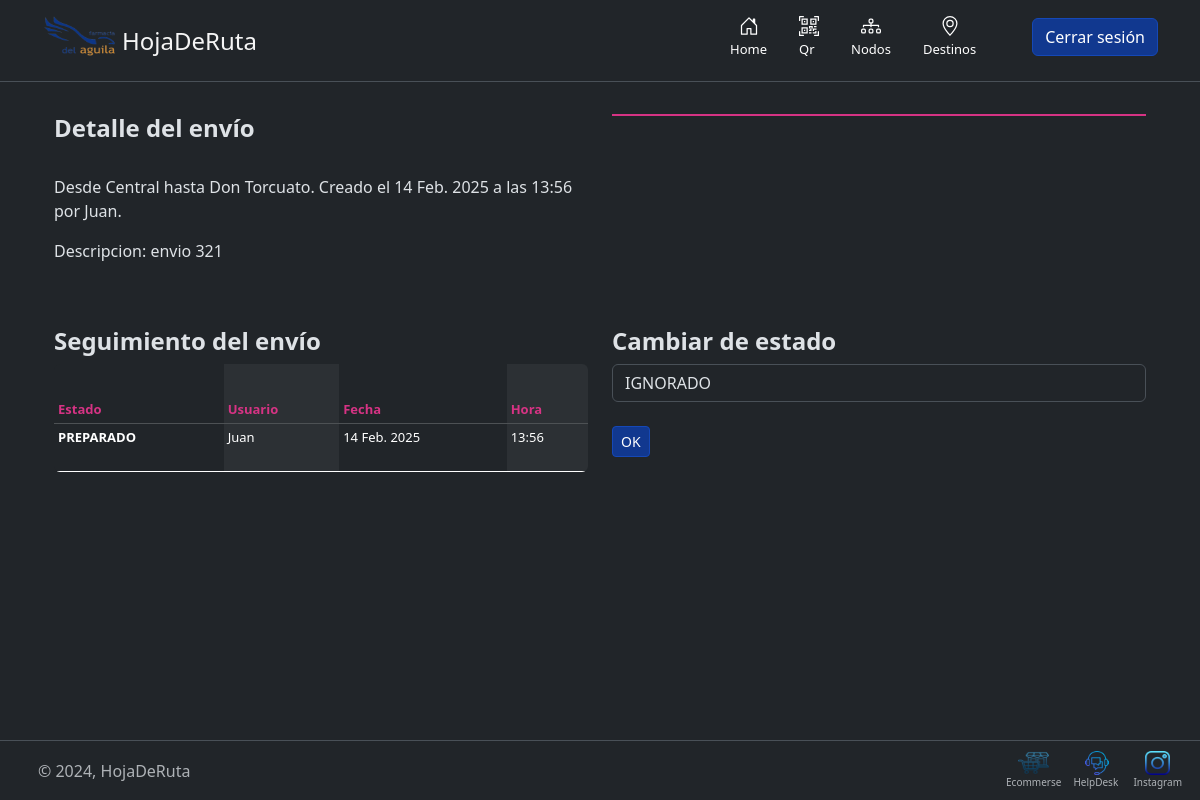
Page /47/ver (signed in) on the committed database.
### hojaderuta/models.py (models this page shows, shortened)
class Envio(models.Model):
    usuario= models.ForeignKey(User, on_delete=models.SET_NULL, null= True)
    origen = models.ForeignKey(Nodo, related_name='origen', on_delete=models.SET_NULL, null= True, blank= True)
    otro_origen = models.ForeignKey(Destino, related_name='otro_origen', on_delete=models.SET_NULL, null= True, blank= True)
    estado = models.ForeignKey(Estado, on_delete=models.SET_NULL, null= True,)
    destino = models.ForeignKey(Nodo, related_name= 'destino', on_delete=models.SET_NULL, null= True, blank= True)
    otro_destino = models.ForeignKey(Destino, related_name='otro_destino',  on_delete= models.SET_NULL, null= True, blank= True)
    descripcion = models.TextField(max_length=1000, help_text="Ingrese una breve descripción del envío.", null= False)
    fecha = models.DateField("Fecha de Creacion", null= True, blank=True, default= datetime.today().strftime("%Y-%m-%d"))
    hora = models.TimeField("Hora de Creacion", null= True, blank=True, default= time.strftime("%H:%M:%S", time.localtime()))
    class Meta:
        ordering = ["-id"]

class SeguimientoDeEnvio(models.Model):
    usuario= models.ForeignKey(User, on_delete=models.SET_NULL, null= True)
    envio = models.ForeignKey(Envio, on_delete=models.SET_NULL, null=True,)
    estado = models.ForeignKey(Estado, on_delete=models.SET_NULL, null= True,)
    fecha_de_modificacion = models.DateField(null=True, blank=True, default= datetime.today().strftime("%Y-%m-%d"))
    hora_de_modificacion = models.TimeField("Hora de modificacion", null= True, blank=True, default= time.strftime("%H:%M:%S", time.localtime()))
    class Meta:
        ordering = ["-fecha_de_modificacion"]

### nodos/models.py (models this page shows, shortened)
class Nodo(models.Model):
    nombre  = models.CharField(max_length=30)
    calle = models.CharField(max_length=30)
    numero = models.IntegerField(null= False)
    localidad = models.CharField(max_length=30)
    NumTelefonoRegex = RegexValidator(regex=r"^\+?1?\d{8,15}$")
    telefono = models.CharField(validators=[NumTelefonoRegex], max_length=16, unique=True)
    maps = models.TextField(max_length=1000, blank=True, null=True)
    estado = models.ForeignKey(Estado, on_delete= models.SET_NULL, null= True)
    def __str__(self):
        return self.nombre

### estados/models.py (models this page shows, shortened)
class Estado(models.Model):
    nombre= models.CharField(max_length=30, null= False)
    color= models.CharField(max_length=30, null= True, blank= True)
    def __str__(self):
        return '%s' %self.nombre

### link/models.py (models this page shows, shortened)
class Links(models.Model):
    nombre = models.CharField(max_length=100, null= False)
    url = models.URLField(max_length= 100, null= False)
    icono = models.ImageField(upload_to="iconos/%Y/%m/%d", blank=True, null=True)
    estado = models.ForeignKey(Estado, on_delete= models.SET_NULL, null= True)

### hojaderuta/views.py (the view)
# urls.py: path('<int:envio_id>/ver', usuario.ver_envio, name = 'ver_envio'),
    def ver_envio(self, request, envio_id):
        try:
            self.obtener_nodos(request)
            envio = self.envio.get(id = envio_id)
            if request.method == "POST":
                estado = request.POST.get("estado")
                envio.estado = self.estado.get( id= estado )
                envio.save()
            self.params['envio'] = envio
            return render( request, 'hojaderuta/detalle_envio.html', self.params )
        except:
            raise Http404

### hojaderuta/forms.py (shortened to what this page needs)
class EnvioForm(forms.ModelForm):
    class Meta:
        model = Envio
        widgets = {
            'origen': forms.Select(attrs={'class': 'form-select'}),
            'destino': forms.Select(attrs={'class': 'form-select'}),
            'descripcion': forms.Textarea(attrs={'class': 'form-control', 'style': 'height: 206px;'}),
        }
        fields = ['origen', 'destino' ,'descripcion']

### farmacia/models.py (called while the page is built)
    def obtener_nodos(self, request):
        try:
            perfil = self.perfil.get( usuario = request.user)
            self.params['perfil'] = perfil
            self.params['nodos_perfil'] = perfil.nodos.all()
        except:
            self.params['perfil'] = []
            self.params['nodos_perfil'] = []

### hojaderuta/templatetags/mi_templatetag.py (called while the page is built, shortened)
@register.filter(name= 'ver_destino')
def ver_destino(envio):
    if envio.destino == None:
        return envio.otro_destino
    else:
        return envio.destino

@register.filter(name= 'cambio_estado')
def cambio_estado(envio, perfil):
    if envio.origen in perfil:
        if envio.estado == parametro.preparado:
            return format_html(
                """
                    <select name="estado" class="form-control">
                        <option value="{}">{}</option>
                    </select>
                    <br>
                    <input type="submit" value="OK" class="btn btn-primary btn-sm" id="btn_ok">

                """, parametro.ignorado.id, parametro.ignorado.nombre )
        else:
            return format_html('<p>No hay cambios de estados disponibles</p>')
    else:
        return format_html('<p>No hay cambios de estados disponibles</p>')

### templates/hojaderuta/detalle_envio.html (shortened to what this page needs)
{% extends "layout.html" %}
{% load static %}
{% load mi_templatetag %}
{% load qr_code %}
{% block content %}
<div class="container">
    <br>
    <div class="row">
        <div class="col-xl-6 col-md-6 col-sm-12 col-xxl-6">
            <h4>
                <b>Detalle del envío</b>
            </h4>
            <br>
            <p>
                Desde {{ envio.origen }} hasta {{ envio|ver_destino }}. Creado el {{ envio.fecha }} a
                las {{ envio.hora }} por {{ envio.usuario }}.
            </p>
            <p>Descripcion: {{ envio.descripcion }}</p>
        </div>
        <div class="col-xl-6 col-md-6 col-sm-12 col-xxl-6">
            <div style="border: 1px solid #d63384;">
            </div>
        </div>
    </div>
    <br>
    <br>
    <div class="row">
        <div class="col-xl-6 col-md-6 col-sm-12 col-xxl-6">
            <h4>
                <b>Seguimiento del envío</b>
            </h4>
            <div class="table-responsive">
                <table class="table table-striped-columns table-dark table-sm">
                    <thead>
                        <tr>
                        <th style="color: #d63384;font-size: small" scope="col">Estado</th>
                        <th style="color: #d63384;font-size: small" scope="col">Usuario</th>
                        <th style="color: #d63384;font-size: small" scope="col">Fecha
                        <th style="color: #d63384;font-size: small" scope="col">Hora</th>
                        </tr>
                    </thead>
                    <tbody>
                        {% for seguimiento in envio.seguimientodeenvio_set.all %}
                        <tr>
                            <th scope="row">{{seguimiento.estado}}</th>
                            <td>{{seguimiento.usuario}}</td>
                            <td>{{ seguimiento.fecha_de_modificacion }}</td>
                            <td>{{ seguimiento.hora_de_modificacion }}</td>
                        </tr>
                        {% endfor %}
                    </tbody>
                </table>
            </div>
        </div>
        <div class="col-xl-6 col-md-6 col-sm-12 col-xxl-6">
            <h4>
                <b>Cambiar de estado</b>
            </h4>
            <form method="post" action="">
                {{ envio|cambio_estado:nodos_perfil }}
            </form>
        </div>
    </div>
</div>
{% endblock %}

### templates/footer.html
<footer class="d-flex flex-wrap justify-content-between align-items-center border-top bg-dark" data-bs-theme="dark">
	  <div class="col-md-4 d-flex align-items-center">
		<a href="/" class="mb-3 me-2 mb-md-0 text-body-secondary text-decoration-none lh-1">
		  <svg class="bi" width="30" height="24"><use xlink:href="#bootstrap"></use></svg>
		</a>
		<span class="mb-3 mb-md-0 text-body-secondary">© 2024, HojaDeRuta</span>
	  </div>
	  <ul class="nav col-md-4 justify-content-end list-unstyled d-flex" style="padding-right:20px;">
		{% if user.is_authenticated %}
		{% for link in links %}
		<li class="ms-3" style="padding: 10px;">
			<a class="text-body-secondary" href="{{ link.url }}">
				<div class="row">
					<img src="/media/{{ link.icono }}" width="24" height="24">
				</div>
				<div class="row">
					{{ link.nombre }}
				</div>
			</a>
		</li>
		{% endfor %}
		{% endif %}
	</ul>
</footer>

### rows in the picture
Envio: origen "Central", destino.nombre "Don Torcuato", fecha "14 Feb. 2025", hora "13:56", usuario "Juan", descripcion "envio 321", estado "IGNORADO"
SeguimientoDeEnvio: estado "PREPARADO", usuario "Juan", fecha_de_modificacion "14 Feb. 2025", hora_de_modificacion "13:56"
Links: icono (picture), nombre "Ecommerse"
Links: icono (picture), nombre "HelpDesk"
Links: icono (picture), nombre "Instagram"
